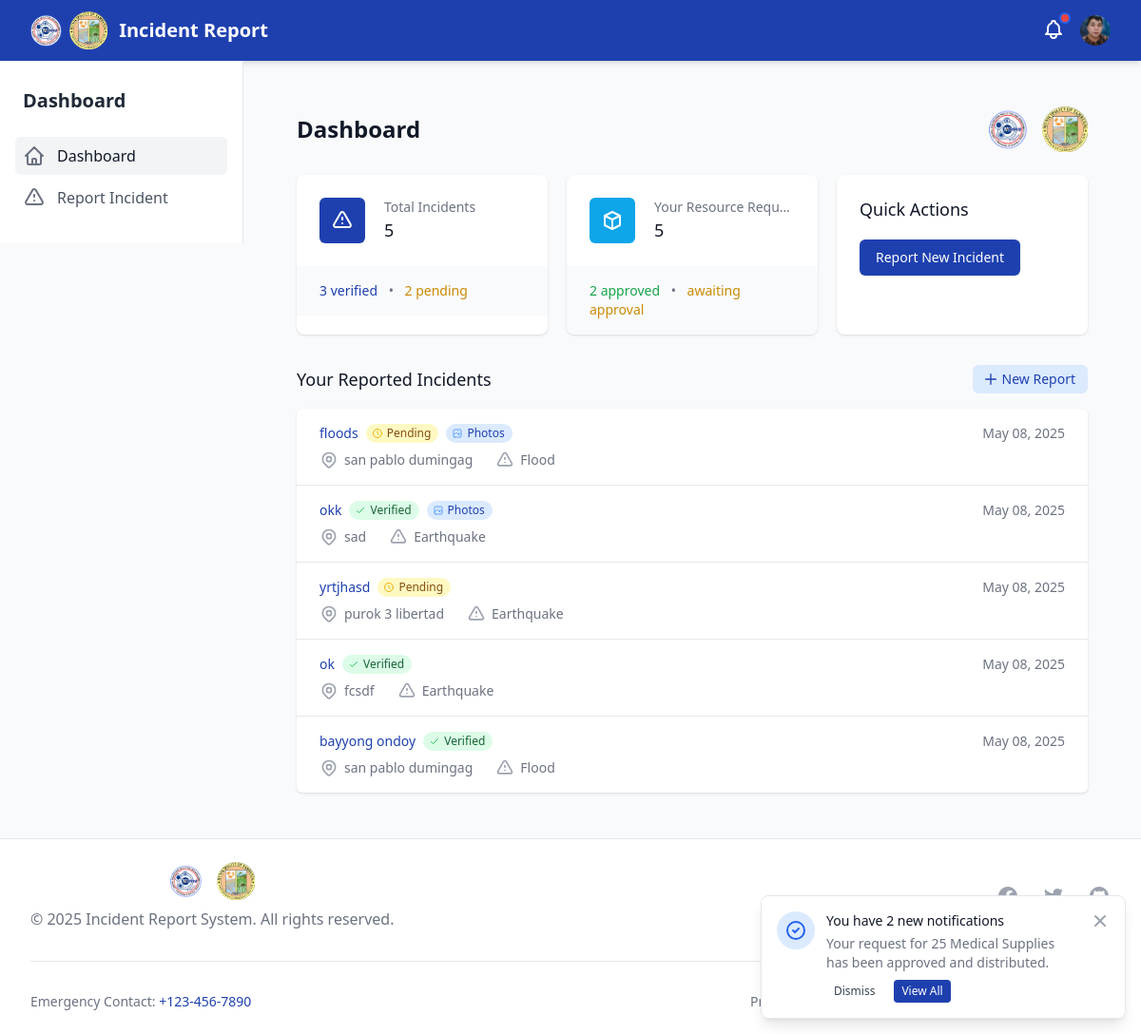
Before: /dashboard/ (signed in) with the older database file.
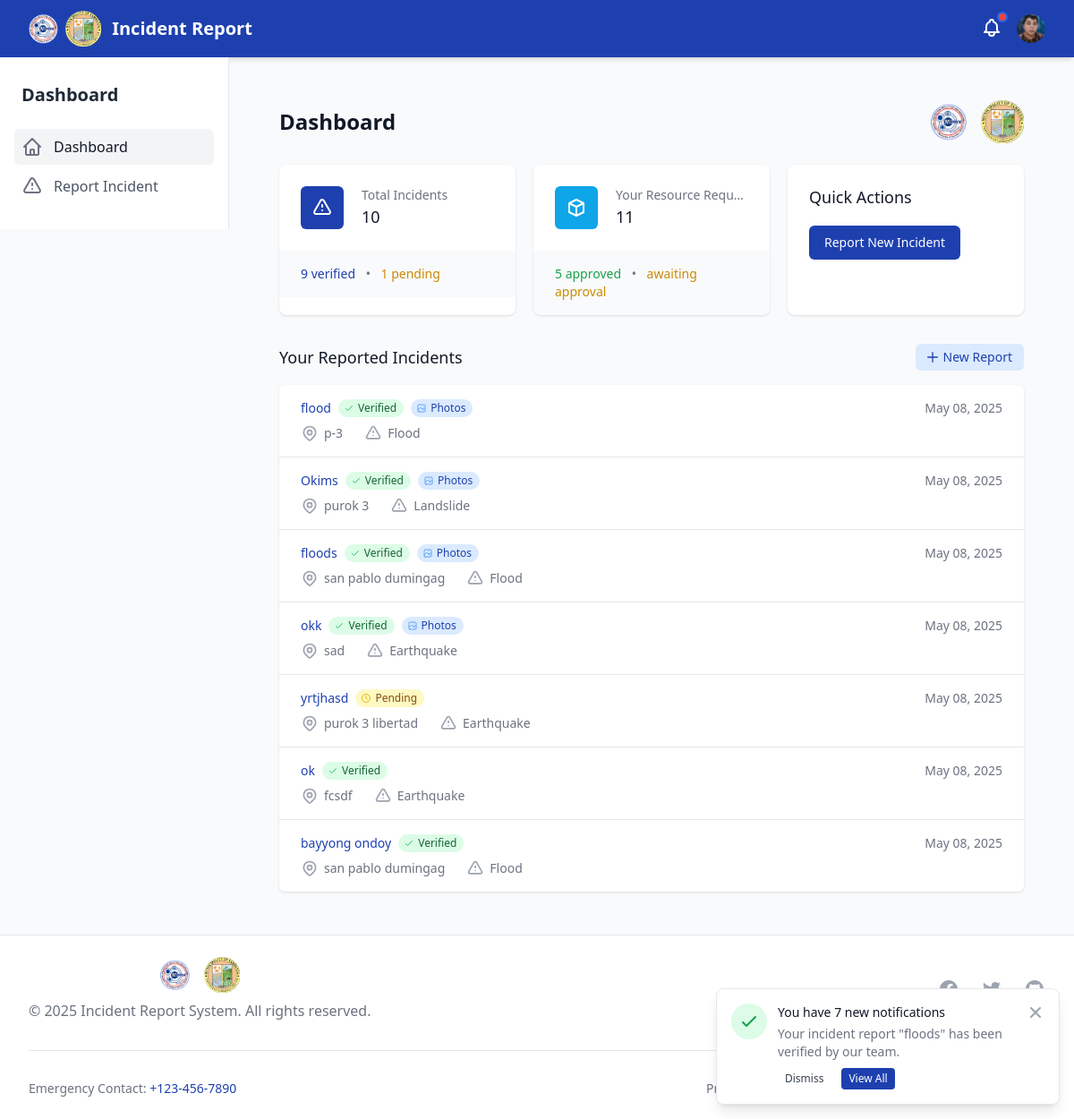
After: the same page with the newer database file.
### disaster_aid/models.py (models this page shows, shortened)
class IncidentReport(models.Model):
    STATUS_CHOICES = (
        ('pending', 'Pending'),
        ('verified', 'Verified'),
        ('denied', 'Denied'),
    )
    reporter = models.ForeignKey(User, on_delete=models.CASCADE)
    title = models.CharField(max_length=255)
    description = models.TextField()
    disaster_type = models.ForeignKey(DisasterType, on_delete=models.SET_NULL, null=True)
    other_disaster_type = models.CharField(max_length=100, blank=True, null=True)
    location = models.CharField(max_length=255, blank=True, null=True)  # Keeping for backward compatibility
    barangay = models.ForeignKey(Barangay, on_delete=models.SET_NULL, null=True, blank=True, related_name='incidents')
    incident_datetime = models.DateTimeField(null=True, blank=True, help_text="When the incident actually occurred")
    date_reported = models.DateTimeField(auto_now_add=True)
    status = models.CharField(max_length=20, choices=STATUS_CHOICES, default='pending')
    is_verified = models.BooleanField(default=False)  # Keeping for backward compatibility
    denial_reason = models.TextField(null=True, blank=True)
    needs_resources = models.BooleanField(default=False)
    photo_1 = models.ImageField(upload_to='incident_photos/', null=True, blank=True)
    photo_2 = models.ImageField(upload_to='incident_photos/', null=True, blank=True)
    photo_3 = models.ImageField(upload_to='incident_photos/', null=True, blank=True)
    @property
    def has_photos(self):
        return bool(self.photo_1 or self.photo_2 or self.photo_3)

class DisasterType(models.Model):
    name = models.CharField(max_length=100)

class UserNotification(models.Model):
    NOTIFICATION_TYPES = (
        ('incident_verified', 'Incident Verified'),
        ('incident_denied', 'Incident Denied'),
        ('resource_approved', 'Resource Request Approved'),
        ('resource_fulfilled', 'Resource Request Fulfilled'),
    )
    user = models.ForeignKey(User, on_delete=models.CASCADE, related_name='notifications')
    notification_type = models.CharField(max_length=50, choices=NOTIFICATION_TYPES)
    title = models.CharField(max_length=255)
    message = models.TextField()
    incident = models.ForeignKey(IncidentReport, on_delete=models.CASCADE, null=True, blank=True)
    created_at = models.DateTimeField(default=timezone.now)
    is_read = models.BooleanField(default=False)
    class Meta:
        ordering = ['-created_at']

### disaster_aid/views.py (the view)
# urls.py: path('dashboard/', dashboard, name='dashboard'),
@login_required
def dashboard(request):
    if request.user.is_staff:
        return redirect('admin_dashboard')
    user_incidents = IncidentReport.objects.filter(reporter=request.user).order_by('-date_reported')
    incident_count = IncidentReport.objects.count()
    verified_count = IncidentReport.objects.filter(is_verified=True).count()
    pending_count = incident_count - verified_count
    distribution_count = IncidentDistribution.objects.count()
    fulfilled_count = IncidentDistribution.objects.filter(is_fulfilled=True).count()
    paginator = Paginator(user_incidents, 10)  # Show 10 incidents per page
    page_number = request.GET.get('page')
    page_obj = paginator.get_page(page_number)
    context = {
        'page_obj': page_obj,
        'incident_count': incident_count,
        'verified_count': verified_count,
        'pending_count': pending_count,
        'distribution_count': distribution_count,
        'fulfilled_count': fulfilled_count,
    }
    return render(request, 'dashboard/dashboard.html', context)

### templates/dashboard/dashboard.html (shortened to what the changed rows need)
{% extends 'base.html' %}
{% block content %}
<div class="py-6">
    <div class="max-w-7xl mx-auto px-4 sm:px-6 lg:px-8">
        <div class="flex items-center justify-between">
            <h1 class="text-2xl font-semibold text-gray-900">Dashboard</h1>
        </div>
        <div class="mt-6 grid grid-cols-1 gap-5 sm:grid-cols-2 lg:grid-cols-3">
            <div class="bg-white overflow-hidden shadow rounded-lg">
                <div class="px-4 py-5 sm:p-6">
                    <div class="flex items-center">
                        <div class="ml-5 w-0 flex-1">
                            <dl>
                                <dd>
                                    <div class="text-lg font-medium text-gray-900">
                                        {{ incident_count }}
                                    </div>
                                </dd>
                            </dl>
                        </div>
                    </div>
                </div>
                <div class="bg-gray-50 px-4 py-4 sm:px-6">
                    <div class="text-sm">
                        <span class="font-medium text-primary">
                            {{ verified_count }} verified
                        </span>
                        <span class="mx-2 text-gray-500">•</span>
                        <span class="font-medium text-yellow-600">
                            {{ pending_count }} pending
                        </span>
                    </div>
                </div>
            </div>
            <div class="bg-white overflow-hidden shadow rounded-lg">
                <div class="px-4 py-5 sm:p-6">
                    <div class="flex items-center">
                        <div class="ml-5 w-0 flex-1">
                            <dl>
                                <dd>
                                    <div class="text-lg font-medium text-gray-900">
                                        {{ distribution_count }}
                                    </div>
                                </dd>
                            </dl>
                        </div>
                    </div>
                </div>
                <div class="bg-gray-50 px-4 py-4 sm:px-6">
                    <div class="text-sm">
                        <span class="font-medium text-green-600">
                            {{ fulfilled_count }} approved
                        </span>
                        <span class="mx-2 text-gray-500">•</span>
                        <span class="font-medium text-yellow-600">
                            {{ distribution_count|add:"-"|add:fulfilled_count }} awaiting approval
                        </span>
                    </div>
                </div>
            </div>
        </div>
        <div class="mt-8">
            <div class="flex items-center justify-between">
                <h2 class="text-lg font-medium text-gray-900">Your Reported Incidents</h2>
            </div>
            <div class="mt-4 bg-white shadow overflow-hidden sm:rounded-md">
                <ul class="divide-y divide-gray-200">
                    {% for incident in page_obj %}
                    <li>
                        <a href="{% url 'incident_detail' incident.id %}" class="block hover:bg-gray-50">
                            <div class="px-4 py-4 sm:px-6">
                                <div class="flex items-center justify-between">
                                    <div class="flex items-center">
                                        <p class="text-sm font-medium text-primary truncate">
                                            {{ incident.title }}
                                        </p>
                                        <div class="ml-2 flex-shrink-0 flex space-x-2">
                                            {% if incident.is_verified %}
                                            <span class="inline-flex items-center px-2 py-0.5 rounded-full text-xs font-medium bg-green-100 text-green-800">
                                                <svg class="-ml-0.5 mr-1 h-3 w-3 text-green-500" xmlns="http://www.w3.org/2000/svg" fill="none" viewBox="0 0 24 24" stroke="currentColor">
                                                    <path stroke-linecap="round" stroke-linejoin="round" stroke-width="2" d="M5 13l4 4L19 7" />
                                                </svg>
                                                Verified
                                            </span>
                                            {% else %}
                                            <span class="inline-flex items-center px-2 py-0.5 rounded-full text-xs font-medium bg-yellow-100 text-yellow-800">
                                                <svg class="-ml-0.5 mr-1 h-3 w-3 text-yellow-500" xmlns="http://www.w3.org/2000/svg" fill="none" viewBox="0 0 24 24" stroke="currentColor">
                                                    <path stroke-linecap="round" stroke-linejoin="round" stroke-width="2" d="M12 8v4l3 3m6-3a9 9 0 11-18 0 9 9 0 0118 0z" />
                                                </svg>
                                                Pending
                                            </span>
                                            {% endif %}
                                            {% if incident.has_photos %}
                                            <span class="inline-flex items-center px-2 py-0.5 rounded-full text-xs font-medium bg-blue-100 text-blue-800">
                                                Photos
                                            </span>
                                            {% endif %}
                                        </div>
                                    </div>
                                    <div class="ml-2 flex-shrink-0 flex">
                                        <p class="text-sm text-gray-500">
                                            {{ incident.date_reported|date:"M d, Y" }}
                                        </p>
                                    </div>
                                </div>
                                <div class="mt-2 sm:flex sm:justify-between">
                                    <div class="sm:flex">
                                        <p class="flex items-center text-sm text-gray-500">
                                            {{ incident.location }}
                                        </p>
                                        <p class="mt-2 flex items-center text-sm text-gray-500 sm:mt-0 sm:ml-6">
                                            {{ incident.disaster_type.name }}
                                        </p>
                                    </div>
                                </div>
                            </div>
                        </a>
                    </li>
                    {% endfor %}
                </ul>
            </div>
        </div>
    </div>
</div>
{% endblock %}

### templates/components/notification_toast.html (shortened to what this page needs)
{% if user.is_authenticated and has_user_notifications %}
<div x-data="{ show: true }"
     x-init="setTimeout(() => show = false, 8000)"
     x-show="show"
     x-transition:enter="transform ease-out duration-300 transition"
     x-transition:enter-start="translate-y-2 opacity-0 sm:translate-y-0 sm:translate-x-2"
     x-transition:enter-end="translate-y-0 opacity-100 sm:translate-x-0"
     x-transition:leave="transition ease-in duration-100"
     x-transition:leave-start="opacity-100"
     x-transition:leave-end="opacity-0"
     class="fixed bottom-0 right-0 mb-4 mr-4 w-full max-w-sm bg-white border border-gray-200 rounded-lg shadow-lg overflow-hidden z-50">
    <div class="p-4">
        <div class="flex items-start">
            <div class="flex-shrink-0">
                {% with first_notification=user_notifications.0 %}
                {% if first_notification.notification_type == 'incident_verified' %}
                <span class="inline-flex items-center justify-center h-10 w-10 rounded-full bg-green-100">
                    <svg class="h-6 w-6 text-green-600" xmlns="http://www.w3.org/2000/svg" fill="none" viewBox="0 0 24 24" stroke="currentColor">
                        <path stroke-linecap="round" stroke-linejoin="round" stroke-width="2" d="M5 13l4 4L19 7" />
                    </svg>
                </span>
                {% elif first_notification.notification_type == 'resource_approved' %}
                <span class="inline-flex items-center justify-center h-10 w-10 rounded-full bg-blue-100">
                    <svg class="h-6 w-6 text-blue-600" xmlns="http://www.w3.org/2000/svg" fill="none" viewBox="0 0 24 24" stroke="currentColor">
                        <path stroke-linecap="round" stroke-linejoin="round" stroke-width="2" d="M9 12l2 2 4-4m6 2a9 9 0 11-18 0 9 9 0 0118 0z" />
                    </svg>
                </span>
                {% endif %}
                {% endwith %}
            </div>
            <div class="ml-3 w-0 flex-1">
                <p class="text-sm font-medium text-gray-900">
                    You have {{ unread_user_notifications_count }} new notification{{ unread_user_notifications_count|pluralize }}
                </p>
                <p class="mt-1 text-sm text-gray-500">
                    {% with first_notification=user_notifications.0 %}
                    {{ first_notification.message|truncatechars:80 }}
                    {% endwith %}
                </p>
                <div class="mt-2 flex space-x-3">
                    <button @click="show = false" class="bg-white text-gray-700 px-2 py-1 rounded text-xs font-medium hover:bg-gray-50 focus:outline-none focus:ring-2 focus:ring-offset-2 focus:ring-primary">
                        Dismiss
                    </button>
                    <button @click="document.querySelector('.user-notification-button').click(); show = false" class="bg-primary text-white px-2 py-1 rounded text-xs font-medium hover:bg-blue-700 focus:outline-none focus:ring-2 focus:ring-offset-2 focus:ring-primary">
                        View All
                    </button>
                </div>
            </div>
            <div class="ml-4 flex-shrink-0 flex">
                <button @click="show = false" class="bg-white rounded-md inline-flex text-gray-400 hover:text-gray-500 focus:outline-none focus:ring-2 focus:ring-offset-2 focus:ring-primary">
                </button>
            </div>
        </div>
    </div>
</div>
{% endif %}

Changed rows visible on the page:
no longer on this page (row unchanged): UserNotification: message "Your request for 25 Medical Supplies has been approved and distributed."
added IncidentReport: title "flood", is_verified True (drawn), shows "Photos", date_reported "May 08, 2025", location "p-3", disaster_type.name "Flood"
added IncidentReport: title "Okims", is_verified True (drawn), shows "Photos", date_reported "May 08, 2025", location "purok 3", disaster_type.name "Landslide"
changed IncidentReport "floods": is_verified "Pending" → "Verified"
added UserNotification: message "Your incident report \"floods\" has been verified by our team."
Other visible differences:
{{ incident_count }}: "5" → "10"
{{ verified_count }}: "3" → "9"
{{ pending_count }}: "2" → "1"
{{ distribution_count }}: "5" → "11"
{{ fulfilled_count }}: "2" → "5"
{{ unread_user_notifications_count }}: "2" → "7"
